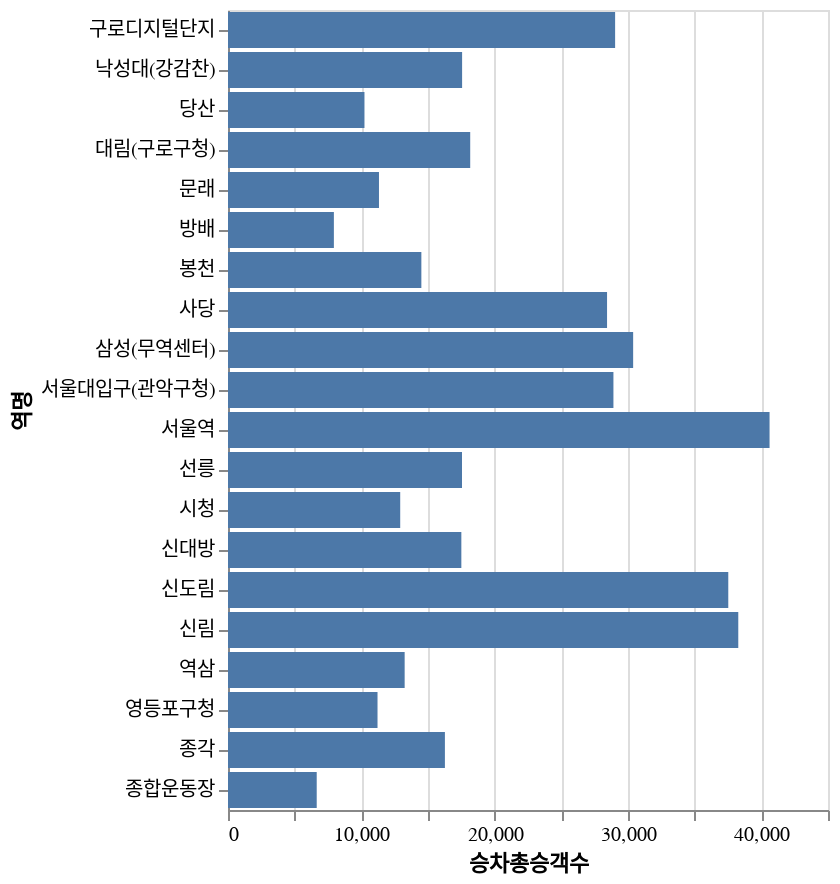

The cell this chart's notebook holds for it:
### Code cell
#@title Draw a bar chart with a different syntax.
bar_chart = alt.Chart(filtered_df).mark_bar().encode(
    x=alt.X("승차총승객수:Q"),
    y=alt.Y("역명:N"),
)

bar_chart.display()

### Figure 1 — Vega-Lite specification as saved in the notebook (floating-point values rounded to 4 significant figures)
{"config": {"view": {"continuousWidth": 300, "continuousHeight": 300}}, "data": {"name": "data-e1f2f8745d030274f64781cdb19f1d11"}, "mark": {"type": "bar"}, "encoding": {"x": {"field": "승차총승객수", "type": "quantitative"}, "y": {"field": "역명", "type": "nominal"}}, "$schema": "https://vega.github.io/schema/vega-lite/v5.20.1.json", "datasets": {"data-e1f2f8745d030274f64781cdb19f1d11": [{"사용일자": 20241201, "노선명": "1호선", "역명": "종각", "승차총승객수": 16268, "하차총승객수": 14378, "등록일자": 20241204}, {"사용일자": 20241201, "노선명": "1호선", "역명": "시청", "승차총승객수": 12916, "하차총승객수": 11878, "등록일자": 20241204}, {"사용일자": 20241201, "노선명": "1호선", "역명": "서울역", "승차총승객수": 40617, "하차총승객수": 39523, "등록일자": 20241204}, {"사용일자": 20241201, "노선명": "2호선", "역명": "역삼", "승차총승객수": 13249, "하차총승객수": 14046, "등록일자": 20241204}, {"사용일자": 20241201, "노선명": "2호선", "역명": "선릉", "승차총승객수": 17550, "하차총승객수": 15021, "등록일자": 20241204}, {"사용일자": 20241201, "노선명": "2호선", "역명": "삼성(무역센터)", "승차총승객수": 30386, "하차총승객수": 27571, "등록일자": 20241204}, {"사용일자": 20241201, "노선명": "2호선", "역명": "종합운동장", "승차총승객수": 6654, "하차총승객수": 7510, "등록일자": 20241204}, {"사용일자": 20241201, "노선명": "2호선", "역명": "방배", "승차총승객수": 7941, "하차총승객수": 8070, "등록일자": 20241204}, {"사용일자": 20241201, "노선명": "2호선", "역명": "사당", "승차총승객수": 28429, "하차총승객수": 29778, "등록일자": 20241204}, {"사용일자": 20241201, "노선명": "2호선", "역명": "낙성대(강감찬)", "승차총승객수": 17558, "하차총승객수": 18461, "등록일자": 20241204}, {"사용일자": 20241201, "노선명": "2호선", "역명": "서울대입구(관악구청)", "승차총승객수": 28907, "하차총승객수": 29261, "등록일자": 20241204}, {"사용일자": 20241201, "노선명": "2호선", "역명": "봉천", "승차총승객수": 14502, "하차총승객수": 14031, "등록일자": 20241204}, {"사용일자": 20241201, "노선명": "2호선", "역명": "신림", "승차총승객수": 38271, "하차총승객수": 37360, "등록일자": 20241204}, {"사용일자": 20241201, "노선명": "2호선", "역명": "신대방", "승차총승객수": 17501, "하차총승객수": 17029, "등록일자": 20241204}, {"사용일자": 20241201, "노선명": "2호선", "역명": "구로디지털단지", "승차총승객수": 29034, "하차총승객수": 28449, "등록일자": 20241204}, {"사용일자": 20241201, "노선명": "2호선", "역명": "대림(구로구청)", "승차총승객수": 18166, "하차총승객수": 18365, "등록일자": 20241204}, {"사용일자": 20241201, "노선명": "2호선", "역명": "신도림", "승차총승객수": 37521, "하차총승객수": 36718, "등록일자": 20241204}, {"사용일자": 20241201, "노선명": "2호선", "역명": "문래", "승차총승객수": 11323, "하차총승객수": 11997, "등록일자": 20241204}, {"사용일자": 20241201, "노선명": "2호선", "역명": "영등포구청", "승차총승객수": 11214, "하차총승객수": 11633, "등록일자": 20241204}, {"사용일자": 20241201, "노선명": "2호선", "역명": "당산", "승차총승객수": 10235, "하차총승객수": 10784, "등록일자": 20241204}]}}
